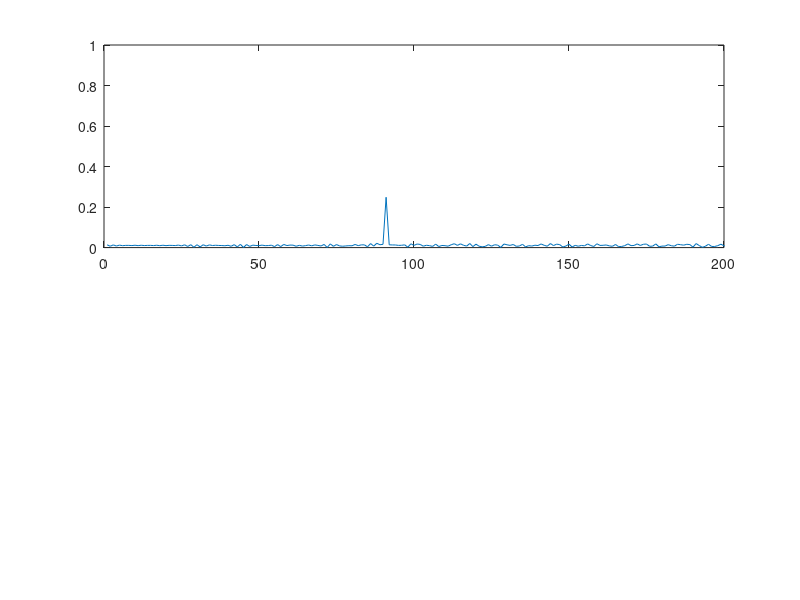
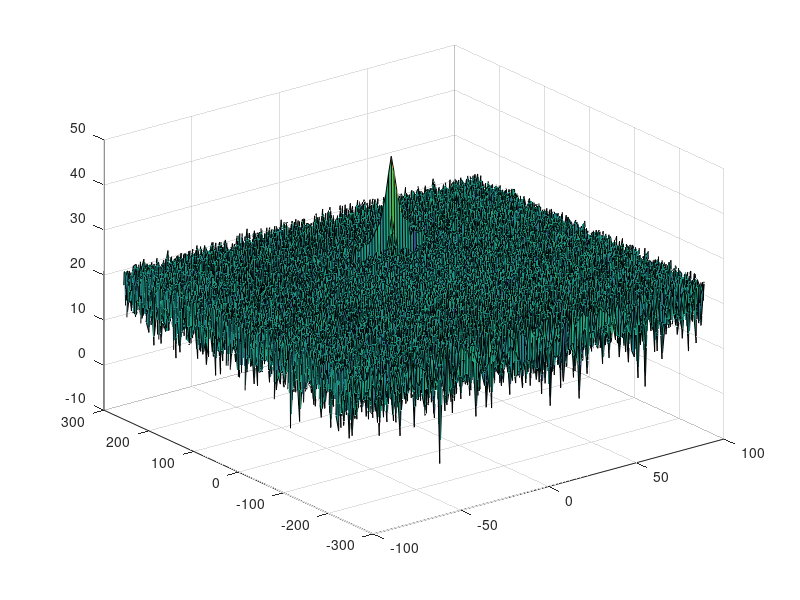

The MATLAB source for these figures, in order: (Note: this script raises an error after producing the figures.)
clear all
clc;

%% Radar Specifications 
%%%%%%%%%%%%%%%%%%%%%%%%%%%
% Frequency of operation = 77GHz
% Max Range = 200m
range_max = 200;
% Range Resolution = 1 m
delta_r =1;
% Max Velocity = 100 m/s
max_v =100;
%%%%%%%%%%%%%%%%%%%%%%%%%%%

%speed of light = 3e8
c=3e8;
%% User Defined Range and Velocity of target
% *%TODO* :
% define the target's initial position and velocity. Note : Velocity
% remains contant
R=90;  %initial range of the target
v=10;   %velocity
 

%% FMCW Waveform Generation

% *%TODO* :
%Design the FMCW waveform by giving the specs of each of its parameters.
% Calculate the Bandwidth (B), Chirp Time (Tchirp) and Slope (slope) of the FMCW
% chirp using the requirements above.

%sweep time (or chirp time) for each chirp is defined as rule by 5.5 times of round trip
%time for Maximum Range
Tchirp = 5.5 * (2 * range_max/c);

%Bandwidth for the each chirp for given resolution
Bsweep = c/(2 * delta_r);

%The slope of the chirp
slope = Bsweep/Tchirp;

%Operating carrier frequency of Radar 
fc= 77e9;             %carrier freq
                                                          
%The number of chirps in one sequence. Its ideal to have 2^ value for the ease of running the FFT
%for Doppler Estimation. 
Nd=128;                   % #of doppler cells OR #of sent periods % number of chirps

%The number of samples on each chirp. 
Nr=1024;                  %for length of time OR # of range cells

% Timestamp for running the displacement scenario for every sample on each
% chirp
t=linspace(0,Nd*Tchirp,Nr*Nd); %total time for samples


%Creating the vectors for Tx, Rx and Mix based on the total samples input.
Tx=zeros(1,length(t)); %transmitted signal
Rx=zeros(1,length(t)); %received signal
Mix = zeros(1,length(t)); %beat signal

%Similar vectors for range_covered and time delay (tau).
r_t=zeros(1,length(t));
td=zeros(1,length(t));



%% Signal generation and Moving Target simulation
% Running the radar scenario over the time. 

for i=1:length(t)         
    
    
    % *%TODO* :
    %For each time stamp update the Range of the Target for constant velocity. 
    r_t(i) = R + (v*t(i));
    td(i) = 2*r_t(i)/c;
    
    % *%TODO* :
    %For each time sample we need update the transmitted and
    %received signal. 
    
    Tx(i) = cos(2*pi*(fc*t(i) + slope*t(i)^2/2));
    Rx(i) = cos(2*pi*(fc * (t(i) -td(i)) + slope * (t(i) - td(i))^2 /2));
    
    % *%TODO* :
    %Now by mixing the Transmit and Receive generate the beat signal
    %This is done by element wise matrix multiplication of Transmit and
    %Receiver Signal
%     Mix(i) = cos(2*pi*(2*slope*R/c*t(i) + 2*fc*v/c*t(i)));
    Mix(i) = (Tx(i).*Rx(i));
    
end

%% RANGE MEASUREMENT


 % *%TODO* :
%reshape the vector into Nr*Nd array. Nr and Nd here would also define the size of
%Range and Doppler FFT respectively.

Mix = reshape(Mix, [Nr,Nd]);

 % *%TODO* :
%run the FFT on the beat signal along the range bins dimension (Nr) and
%normalize.
Y = fft(Mix,Nr);
Y = Y / Nr;

 % *%TODO* :
% Take the absolute value of FFT output
P2 = abs(Y);

 % *%TODO* :
% Output of FFT is double sided signal, but we are interested in only one side of the spectrum.
% Hence we throw out half of the samples.
P1 = P2(1:(Nr/2));


%plotting the range
figure ('Name','Range from First FFT')
subplot(2,1,1)

 % *%TODO* :
 % plot FFT output 
 plot(P1); 

 
axis ([0 200 0 1]);



%% RANGE DOPPLER RESPONSE
% The 2D FFT implementation is already provided here. This will run a 2DFFT
% on the mixed signal (beat signal) output and generate a range doppler
% map.You will implement CFAR on the generated RDM


% Range Doppler Map Generation.

% The output of the 2D FFT is an image that has reponse in the range and
% doppler FFT bins. So, it is important to convert the axis from bin sizes
% to range and doppler based on their Max values.

Mix=reshape(Mix,[Nr,Nd]);

% 2D FFT using the FFT size for both dimensions.
sig_fft2 = fft2(Mix,Nr,Nd);

% Taking just one side of signal from Range dimension.
sig_fft2 = sig_fft2(1:Nr/2,1:Nd);
sig_fft2 = fftshift (sig_fft2);
RDM = abs(sig_fft2);
RDM = 10*log10(RDM) ;

%use the surf function to plot the output of 2DFFT and to show axis in both
%dimensions
doppler_axis = linspace(-100,100,Nd);
range_axis = linspace(-200,200,Nr/2)*((Nr/2)/400);
figure,surf(doppler_axis,range_axis,RDM);

%% CFAR implementation

%Slide Window through the complete Range Doppler Map

% *%TODO* :
%Select the number of Training Cells in both the dimensions.
Tr=2;
Td=3;

% *%TODO* :
%Select the number of Guard Cells in both dimensions around the Cell under 
%test (CUT) for accurate estimation
Gr=2;
Gd=3;

% *%TODO* :
% offset the threshold by SNR value in dB
offset=15;

% *%TODO* :
%Create a vector to store noise_level for each iteration on training cells
CFAR = zeros(Nr/2,Nd);

% training cell data
Cr_size=2*Gr+2*Tr+1;
Cd_size=2*Gd+2*Td+1;

% number of training cells
T=Cr_size*Cd_size-(2*Gr+1)*(2*Gd+1);


% mask for the guard cells and CUT
TCZeros=zeros(2*Gr+1,2*Gd+1);

% disp(TCZeros);

% mask for the training cell window
TCMask=ones(Cr_size,Cd_size);

TCMask(Tr+1:Tr+2*Gr+1, Td+1:Td+2*Gd+1)=TCZeros;
disp(TCMask);
% disp(sum(TCMask));
% disp(sum(TCMask,'all'));
% disp(sum(TCMask(:) == 1));


% *%TODO* :
%design a loop such that it slides the CUT across range doppler map by
%giving margins at the edges for Training and Guard Cells.


% Use RDM[x,y] as the matrix from the output of 2D FFT for implementing
% CFAR
CFAR=RDM;
        
for i = 1+(Gr+Tr):(Nr/2-(Gr+Tr))
    for j = 1+(Gd+Td):(Nd-(Gd+Td))
        
        %For every iteration sum the signal level within all the training
        %cells. To sum convert the value from logarithmic to linear using db2pow
        %function. Average the summed values for all of the training
        %cells used. After averaging convert it back to logarithimic using pow2db
        CWin=CFAR(i-(Gr+Tr):i+(Gr+Tr), j-(Gd+Td):j+(Gd+Td));       
        CWin(Tr+1:Tr+2*Gr+1, Td+1:Td+2*Gd+1)=TCZeros;
               
        noise_level=pow2db(sum(db2pow(CWin),'all')/T);

        %Further add the offset to it to determine the threshold. 
        threshold = noise_level + offset;

        %Next, compare the
        %signal under CUT with this threshold. If the CUT level > threshold assign
        %it a value of 1, else equate it to 0.
        CUT=CFAR(i,j);
        if (CUT>threshold)
            CFAR(i,j) = 1;
        else
            CFAR(i,j) = 0;
        end
    end
end



% *%TODO* :
% The process above will generate a thresholded block, which is smaller 
%than the Range Doppler Map as the CUT cannot be located at the edges of
%matrix. Hence,few cells will not be thresholded. To keep the map size same
% set those values to 0. 
for i = 1: Nr/2
    for j = 1: Nd
        if i <= Gr+Tr || i >= Nr/2 - (Gr+Tr) || j <= Gd+Td || j >= Nd-(Gd+Td)
            CFAR(i,j) = 0;
        end
    end
end


% *%TODO* :
%display the CFAR output using the Surf function like we did for Range
%Doppler Response output.
figure,surf(doppler_axis,range_axis,CFAR);
colorbar;


 
 